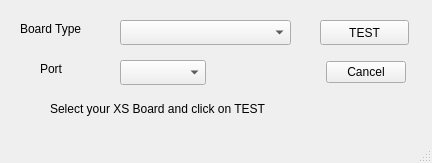
<?xml version="1.0" encoding="UTF-8"?>
<ui version="4.0">
 <class>gxsTestDlg</class>
 <widget class="QMainWindow" name="gxsTestDlg">
  <property name="geometry">
   <rect>
    <x>0</x>
    <y>0</y>
    <width>432</width>
    <height>163</height>
   </rect>
  </property>
  <property name="windowTitle">
   <string>XS Board Test Utility</string>
  </property>
  <widget class="QWidget" name="centralwidget">
   <widget class="QDialogButtonBox" name="buttonBox">
    <property name="geometry">
     <rect>
      <x>240</x>
      <y>60</y>
      <width>166</width>
      <height>25</height>
     </rect>
    </property>
    <property name="standardButtons">
     <set>QDialogButtonBox::Cancel</set>
    </property>
   </widget>
   <widget class="QComboBox" name="m_cmbLpt">
    <property name="geometry">
     <rect>
      <x>120</x>
      <y>60</y>
      <width>86</width>
      <height>25</height>
     </rect>
    </property>
   </widget>
   <widget class="QComboBox" name="m_cmbBoard">
    <property name="geometry">
     <rect>
      <x>120</x>
      <y>20</y>
      <width>171</width>
      <height>25</height>
     </rect>
    </property>
   </widget>
   <widget class="QPushButton" name="ButtonTest">
    <property name="geometry">
     <rect>
      <x>320</x>
      <y>20</y>
      <width>89</width>
      <height>25</height>
     </rect>
    </property>
    <property name="text">
     <string>TEST</string>
    </property>
   </widget>
   <widget class="QLabel" name="label">
    <property name="geometry">
     <rect>
      <x>20</x>
      <y>20</y>
      <width>91</width>
      <height>17</height>
     </rect>
    </property>
    <property name="text">
     <string>Board Type</string>
    </property>
   </widget>
   <widget class="QLabel" name="label_2">
    <property name="geometry">
     <rect>
      <x>40</x>
      <y>60</y>
      <width>67</width>
      <height>17</height>
     </rect>
    </property>
    <property name="text">
     <string>Port</string>
    </property>
   </widget>
   <widget class="QLabel" name="label_3">
    <property name="geometry">
     <rect>
      <x>50</x>
      <y>100</y>
      <width>311</width>
      <height>17</height>
     </rect>
    </property>
    <property name="text">
     <string>Select your XS Board and click on TEST</string>
    </property>
   </widget>
  </widget>
  <widget class="QMenuBar" name="menubar">
   <property name="geometry">
    <rect>
     <x>0</x>
     <y>0</y>
     <width>432</width>
     <height>22</height>
    </rect>
   </property>
  </widget>
  <widget class="QStatusBar" name="statusbar"/>
 </widget>
 <resources/>
 <connections/>
</ui>
